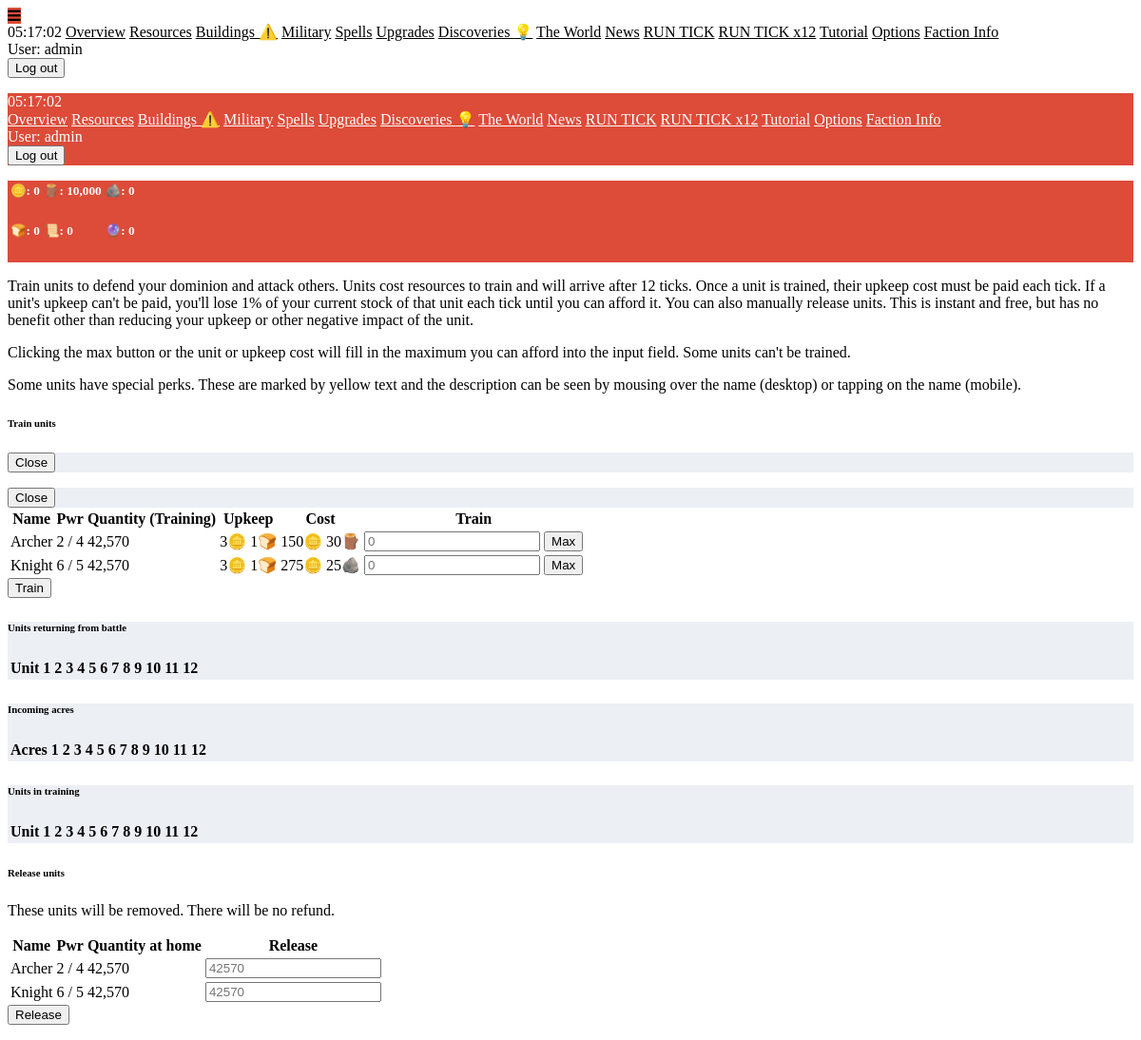
The page /military (signed in) on the database its author committed.
### maingame/models.py (models this page shows, shortened)
class Unit(models.Model):
    ruler = models.ForeignKey(Player, on_delete=models.PROTECT, null=True, blank=True)
    name = models.CharField(max_length=50, null=True, blank=True)
    dp = models.IntegerField(default=0)
    op = models.IntegerField(default=0)
    is_trainable = models.BooleanField(default=True)
    cost_dict = models.JSONField(default=dict, blank=True)
    upkeep_dict = models.JSONField(default=dict, blank=True)
    training_dict = models.JSONField(default=dict, blank=True)
    returning_dict = models.JSONField(default=dict, blank=True)
    quantity_at_home = models.IntegerField(default=0)
    perk_dict = models.JSONField(default=dict, blank=True)
    faction = models.ForeignKey(Faction, on_delete=models.PROTECT, null=True, blank=True)
    def __str__(self):
        base_name = f"{self.name} ({self.op}/{self.dp}) -- {self.id}"
        if self.ruler:
            return f"{self.ruler.name}'s {base_name}"
        return f"🟩Base --- {base_name}"
    @property
    def quantity_trained_and_alive(self):
        return self.quantity_at_home + self.quantity_returning
    @property
    def max_affordable(self):
        if not self.ruler:
            return 0
        max_affordable = 9999999999999
        for resource_name, amount in self.cost_dict.items():
            resource = Resource.objects.get(ruler=self.ruler, icon=resource_name)
            if resource.quantity > 0:
                max_affordable = min(max_affordable, math.floor(resource.quantity/amount))
            else:
                max_affordable = 0
        return max_affordable
    @property
    def perk_text(self):
        perk_text = ""
        if "surplus_research_consumed_to_add_one_op_and_dp" in self.perk_dict:
            perk_text += f"""Consumes 10% of any research points beyond your most expensive upgrade each tick. Gains 1 OP and 1 DP per
            {self.perk_dict['surplus_research_consumed_to_add_one_op_and_dp']} consumed"""
        if "random_grudge_book_pages_per_tick" in self.perk_dict:
            pages_per_tick = self.perk_dict["random_grudge_book_pages_per_tick"]
            perk_text += f"Adds {pages_per_tick} pages to an existing grudge in your book of grudges each tick. "
        if "always_dies_on_offense" in self.perk_dict:
            perk_text += "Always dies when sent on an invasion. "
        return perk_text
    @property
    def has_perks(self):
        return self.perk_dict != {}
    @property
    def quantity_in_training(self):
        total = 0
        for key, value in self.training_dict.items():
            total += value
        return total
    @property
    def quantity_returning(self):
        total = 0
        for key, value in self.returning_dict.items():
            total += value
        return total

class Player(models.Model):
    associated_user = models.OneToOneField(User, on_delete=models.CASCADE, null=True, blank=True, unique=True)
    name = models.CharField(max_length=50, null=True, blank=True, unique=True)
    timezone = models.CharField(max_length=50, default="UTC")
    is_starving = models.BooleanField(default=False)
    has_unread_events = models.BooleanField(default=False)
    protection_ticks_remaining = models.IntegerField(default=72)
    complacency = models.IntegerField(default=0)
    has_tick_units = models.BooleanField(default=False)
    show_tutorials = models.BooleanField(default=True)
    theme = models.CharField(max_length=50, null=True, blank=True, default="ODA")
    is_abandoned = models.BooleanField(default=False)
    use_am_pm = models.BooleanField(default=True)
    acres = models.IntegerField(default=100)
    incoming_acres_dict = models.JSONField(default=dict, blank=True)
    primary_resource_name = models.CharField(max_length=50, null=True, blank=True)
    primary_resource_per_acre = models.IntegerField(default=0)
    building_primary_resource_name = models.CharField(max_length=50, null=True, blank=True)
    building_secondary_resource_name = models.CharField(max_length=50, null=True, blank=True)
    building_primary_cost_per_acre = models.IntegerField(default=100)
    building_secondary_cost_per_acre = models.IntegerField(default=10)
    upgrade_cost = models.IntegerField(default=300)
    upgrade_exponent = models.FloatField(default=1.03, null=True, blank=True)
    perk_dict = models.JSONField(default=dict, blank=True)
    faction_name = models.CharField(max_length=50, null=True, blank=True)
    discovery_points = models.IntegerField(default=0)
    available_discoveries = models.JSONField(default=list, blank=True)
    learned_discoveries = models.JSONField(default=list, blank=True)
    last_sold_resource_name = models.CharField(max_length=50, null=True, blank=True)
    last_bought_resource_name = models.CharField(max_length=50, null=True, blank=True)
    @property
    def barren_acres(self):
        barren_acres = self.acres
        for building in Building.objects.filter(ruler=self):
            barren_acres -= building.quantity
        return barren_acres
    @property
    def incoming_acres(self):
        total = 0
        for key, value in self.incoming_acres_dict.items():
            total += value
        return total
    @property
    def header_rows(self):
        iterator = -1
        row_number = 0
        header_rows = {}
        for resource in Resource.objects.filter(ruler=self):
            iterator += 1
            if iterator % math.ceil(Resource.objects.filter(ruler=self).count() / 2) == 0:
                row_number += 1
                header_rows[str(row_number)] = []
            readout = f"{resource.icon}: {int(resource.quantity):,}"
            tooltip = resource.name
            header_rows[str(row_number)].append({
                "readout": readout,
                "tooltip": tooltip
            })
        return header_rows
    @property
    def sorted_units(self):
        sorted_list = list(Unit.objects.filter(ruler=self))
        def op_dp_ratio(unit: Unit):
            if unit.dp == 0:
                return 99999999
            else:
                return unit.op / unit.dp
        sorted_list.sort(key=op_dp_ratio)
        print(sorted_list)
        return sorted_list

class Resource(models.Model):
    name = models.CharField(max_length=50, null=True, blank=True)
    icon = models.CharField(max_length=50, null=True, blank=True)
    ruler = models.ForeignKey(Player, on_delete=models.PROTECT, null=True, blank=True)
    quantity = models.IntegerField(default=0)

### maingame/views.py (the view)
# urls.py: path("military", views.military, name="military"),
@login_required
def military(request):
    try:
        player = Player.objects.get(associated_user=request.user)
    except:
        return redirect("register")
    print("sorted units")
    print(player.sorted_units)
    context = {
        "units": player.sorted_units
    }
    return render(request, "maingame/military.html", context)

### maingame/templates/maingame/military.html (shortened to what this page needs)
{% extends "base.html" %}
{% load extra_tags %}
{% load humanize %}
{% block content %}
<form action="{% url 'submit_training' %}" method="post" class="max-w-md">
    {% if active_player.show_tutorials %}
    <p>
        Train units to defend your dominion and attack others. Units cost resources to train and will arrive after 12 ticks. Once a unit is trained,
        their upkeep cost must be paid each tick. If a unit's upkeep can't be paid, you'll lose 1% of your current stock of that unit each tick until you can
        afford it. You can also manually release units. This is instant and free, but has no benefit other than reducing your upkeep or other negative impact
        of the unit.
    </p>
    <p>Clicking the max button or the unit or upkeep cost will fill in the maximum you can afford into the input field. Some units can't be trained.</p>
    <p>
        Some units have special perks. These are marked by yellow text and the description can be seen by mousing over the name (desktop)
        or tapping on the name (mobile).
    </p>
    {% endif %}
    <div class="w-100p u-center">
        <h6>Train units</h6>
    </div>
    <table class="table striped">
        <thead>
            <tr>
                <th>Name</th>
                <th>Pwr</th>
                <th>Quantity (Training)</th>
                <th>Upkeep</th>
                <th class="w-16">Cost</th>
                <th class="">Train</th>
            </tr>
        </thead>
        <tbody>
            {% for unit in units %}
            <div class="modal card_colors w-32 h-24 u-center u-align-middle my-auto" id="test-modal">
                <div class="modal-header u-flex u-flex-column u-justify-space-between">
                    <a href="#anchor-to-background" aria-label="Close">
                        <button class="btn-light w-16 h-6 p-0 u-center" type="submit">
                            <span class="font-bold">Close</span>
                        </button>
                    </a>
                </div>
            </div>
            <tr>
                {% include "maingame/unit_name_row.html" %}
                <td class="u-align-middle">{{ unit.op|intcomma }} / {{ unit.dp|intcomma }}</td>
                <td class="u-align-middle">
                    {{ unit.quantity_trained_and_alive|intcomma }}
                </td>
                <td class="u-align-middle" onclick="trainMax('{{ unit.id }}', '{{ unit.max_affordable }}')">
                    <div class="u-flex u-flex-column">
                        {% for resource, amount in unit.upkeep_dict.items %}
                        <span>{{ amount|intcomma }}{{ resource }}</span>
                        {% endfor %}
                    </div>
                </td>
                <td class="u-align-middle" onclick="trainMax('{{ unit.id }}', '{{ unit.max_affordable }}')">
                    <div class="u-flex u-flex-column">
                        {% for resource, amount in unit.cost_dict.items %}
                        <span>{{ amount|intcomma }}{{ resource }}</span>
                        {% endfor %}
                    </div>
                </td>
                <td class="u-align-middle">
                    <div class="u-flex-md u-flex-row-md">
                        {% if unit.is_trainable %}
                        <input
                            name="train_{{ unit.id }}"
                            id="train_{{ unit.id }}"
                            placeholder="{{ unit.max_affordable }}"
                            type="number"
                            max="{{ unit.max_affordable }}"
                            class="w-12 w-16-md ml-auto-md mr-2-md"
                        >
                        <button type="button" class="btn-light my-auto u-none u-block-md mr-auto-md" onclick="trainMax('{{ unit.id }}', '{{ unit.max_affordable }}')">
                            Max
                        </button>
                        {% endif %}
                    </div>
                </td>
            </tr>
            {% endfor %}
        </tbody>
    </table>
    <button class="btn-light mt-1 w-16 h-6 p-0 u-center" type="submit">
        <span class="font-bold">Train</span>
    </button>
</form>
<div class="mt-8 u-flex u-flex-column max-w-md card card_colors p-1">
    <div class="">
        <h6 class="u-center">Units returning from battle</h6>
    </div>
    <div class="u-overflow-x-scroll u-overflow-x-hidden-md">
        <table class="table striped card_colors">
            <thead>
                <tr>
                    <th>Unit</th>
                    <th>1</th>
                    <th>2</th>
                    <th>3</th>
                    <th>4</th>
                    <th>5</th>
                    <th>6</th>
                    <th>7</th>
                    <th>8</th>
                    <th>9</th>
                    <th>10</th>
                    <th>11</th>
                    <th>12</th>
                </tr>
            </thead>
        </table>
    </div>
</div>
<div class="mt-4 u-flex u-flex-column max-w-md card card_colors p-1">
    <div>
        <h6 class="u-center">Incoming acres</h6>
    </div>
    <div class="u-overflow-x-scroll u-overflow-x-hidden-md">
        <table class="table striped card_colors">
            <thead>
                <tr>
                    <th>Acres</th>
                    <th>1</th>
                    <th>2</th>
                    <th>3</th>
                    <th>4</th>
                    <th>5</th>
                    <th>6</th>
                    <th>7</th>
                    <th>8</th>
                    <th>9</th>
                    <th>10</th>
                    <th>11</th>
                    <th>12</th>
                </tr>
            </thead>
        </table>
    </div>
</div>
<div class="mt-4 u-flex u-flex-column max-w-md card card_colors p-1">
    <div>
        <h6 class="u-center">Units in training</h6>
    </div>
    <div class="u-overflow-x-scroll u-overflow-x-hidden-md">
        <table class="table striped card_colors">
            <thead>
                <tr>
                    <th>Unit</th>
                    <th>1</th>
                    <th>2</th>
                    <th>3</th>
                    <th>4</th>
                    <th>5</th>
                    <th>6</th>
                    <th>7</th>
                    <th>8</th>
                    <th>9</th>
                    <th>10</th>
                    <th>11</th>
                    <th>12</th>
                </tr>
            </thead>
        </table>
    </div>
</div>
<form action="{% url 'submit_release' %}" method="post" class="max-w-md card bg-red-800 text-light p-1 mt-8">
    <div class="w-100p u-center u-flex u-flex-column">
        <h6>Release units</h6>
        <p>These units will be removed. There will be no refund.</p>
    </div>
    <table class="table striped bg-red-800 text-light">
        <thead>
            <tr>
                <th>Name</th>
                <th>Pwr</th>
                <th>Quantity at home</th>
                <th class="w-16">Release</th>
            </tr>
        </thead>
        <tbody>
            {% for unit in units %}
            <tr>
                {% include "maingame/unit_name_row.html" %}
                <td class="u-align-middle">{{ unit.op|intcomma }} / {{ unit.dp|intcomma }}</td>
                <td class="u-align-middle">
                    {{ unit.quantity_at_home|intcomma }}
                </td>
                <td class="u-align-middle u-flex-md u-flex-row-md">
                    <input
                        name="release_{{ unit.id }}"
                        id="release_{{ unit.id }}"
                        placeholder="{{ unit.quantity_at_home }}"
                        type="number"
                        max="{{ unit.quantity_at_home }}"
                        class="w-12 w-16-md ml-auto-md mr-2-md"
                    >
                </td>
            </tr>
            {% endfor %}
        </tbody>
    </table>
    <button class="btn-light mt-1 w-16 h-6 p-0 u-center" type="submit">
        <span class="font-bold">Release</span>
    </button>
</form>
{% endblock %}

### templates/sidebar_links.html (shortened to what this page needs)
{% if active_player %}
<a href="{% url 'overview' active_player.id %}" class="">Overview</a>
<a href="{% url 'resources' %}" class="">Resources</a>
<a href="{% url 'buildings' %}" class="">Buildings{% if active_player.barren_acres > 0 %} ⚠️{% endif %}</a>
<a href="{% url 'military' %}" class="">Military</a>
<a href="{% url 'spells' %}" class="">Spells</a>
<a href="{% url 'upgrades' %}" class="">Upgrades</a>
<a href="{% url 'discoveries' %}" class="">Discoveries{% if active_player.discovery_points >= 50 %} 💡{% endif %}</a>
<a href="{% url 'world' %}" class="">The World</a>
<a href="{% url 'news' %}" class="">News{% if active_player.has_unread_events > 0 %} ⚠️{% endif %}</a>
<a href="{% url 'run_tick_view' 1 %}" class=" mt-12">RUN TICK</a>
<a href="{% url 'run_tick_view' 12 %}" class="">RUN TICK x12</a>
{% if active_player.show_tutorials %}
<a href="{% url 'tutorial' %}" class="">Tutorial</a>
{% endif %}
<a href="{% url 'options' %}" class="">Options</a>
{% endif %}
<a href="{% url 'faction_info' %}" class="">Faction Info</a>
<form action="{% url 'logout' %}" method="post" class="mt-8">
    <div class="u-flex u-flex-column u-gap-0">
        <span class="text-xs my-0">User: {{ user.username }}</span>
    </div>
    <button type="submit" class="px-1 py-0 w-12 h-4">
        <span class="font-bold">Log out</span>
    </button>
</form>

### maingame/templates/maingame/unit_name_row.html (shortened to what this page needs)
<td class="u-align-middle {% if unit.has_perks %}text-yellow-200{% endif %}" {% if unit.has_perks %}data-tooltip="{{ unit.perk_text }}"{% endif %}>
    {{ unit.name|title }}
</td>

### rows shown on the page
Unit: name "Archer", op "2", dp "4", quantity_trained_and_alive "42,570", upkeep_dict "3" "1", upkeep_dict "🪙" "🍞", cost_dict "150" "30", cost_dict "🪙" "🪵", max_affordable "0", quantity_at_home "42,570", quantity_at_home "42570"
Unit: name "Knight", op "6", dp "5", quantity_trained_and_alive "42,570", upkeep_dict "3" "1", upkeep_dict "🪙" "🍞", cost_dict "275" "25", cost_dict "🪙" "🪨", max_affordable "0", quantity_at_home "42,570", quantity_at_home "42570"

### other values the page prints
{{ user.username }} "admin admin"
{{ resource_readout.readout }} "🪙: 0" "🪵: 10,000" "🪨: 0" "🍞: 0" "📜: 0" "🔮: 0"
